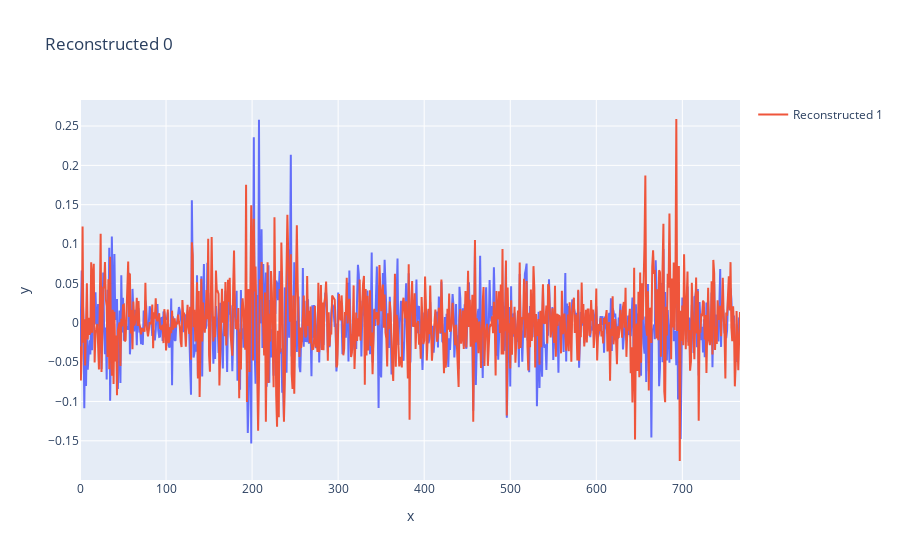

The notebook cell saved with this chart:
### Code cell
idx = 0
x = original_z[idx, :].unsqueeze(0)
y = sae_errors[idx, :].unsqueeze(0)
sae_pred = original_z - sae_errors
recon_0, loss, _ = gated_sae(x, y)


idx = 1
x = original_z[idx, :].unsqueeze(0)
y = sae_errors[idx, :].unsqueeze(0)
sae_pred = original_z - sae_errors
recon_1, loss, _ = gated_sae(x, y)
recon_1 += 0.0

# Plot recon_0 and recon_1
fig = px.line(x=range(0, 768), y=recon_0.squeeze().detach().numpy(), title='Reconstructed 0')
fig.add_scatter(y=recon_1.squeeze().detach().numpy(), mode='lines', name='Reconstructed 1')
fig.show()

### Figure 1 — Plotly figure (JSON) as saved in the notebook; plotly's stock layout.template omitted (floating-point values rounded to 4 significant figures; data arrays with more than 128 entries replaced by an {"elided": "..."} marker saying what was removed)
{"data": [{"hovertemplate": "x=%{x}<br>y=%{y}<extra></extra>", "legendgroup": "", "line": {"color": "#636efa", "dash": "solid"}, "marker": {"symbol": "circle"}, "mode": "lines", "name": "", "orientation": "v", "showlegend": false, "type": "scatter", "x": {"elided": "768 int values"}, "xaxis": "x", "y": {"elided": "768 float values"}, "yaxis": "y"}, {"mode": "lines", "name": "Reconstructed 1", "type": "scatter", "y": {"elided": "768 float values"}}], "layout": {"legend": {"tracegroupgap": 0}, "title": {"text": "Reconstructed 0"}, "xaxis": {"anchor": "y", "domain": [0, 1], "title": {"text": "x"}}, "yaxis": {"anchor": "x", "domain": [0, 1], "title": {"text": "y"}}}}
